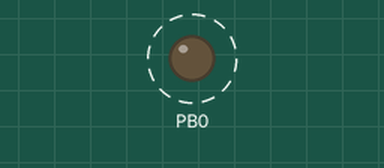
Recording of a program running on a simulated ATmega8, built with avr-gcc and emulated at 16 MHz. Shown: output pins drawn as LEDs (lit = HIGH). Dashed ring = blinking.

Above: at 0.5 s.
Timing chart, 0 to 4.6 s (numbered marks = the images above):
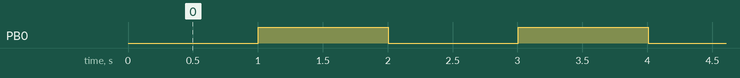

The program:

main.c
```c
#define F_CPU 16000000UL
#include <avr/io.h>
#include <util/delay.h>

#define setOutput(x,y) x |= (1<<y)
#define setInput(x,y)  x &= ~(1<<y)
#define setBit(x,y)    x |= _BV(y)
#define clearBit(x,y)  x &= ~_BV(y)
#define toggleBit(x,y) x ^= _BV(y)

int main(){
	setOutput(DDRB,PINB0);
	TCCR1B |= (1 << CS10);
	int delayCount = 0;
	while(1){
		if(TCNT1 > 10000){
			TCNT1 = 0;
			delayCount++;
			if(delayCount > 1600){
				toggleBit(PORTB,PINB0);
				delayCount = 0;
			}
		}
	}
}
```

Measured:
- by itself, PB0: alternates HIGH for 1.0 s and LOW for 1.0 s
